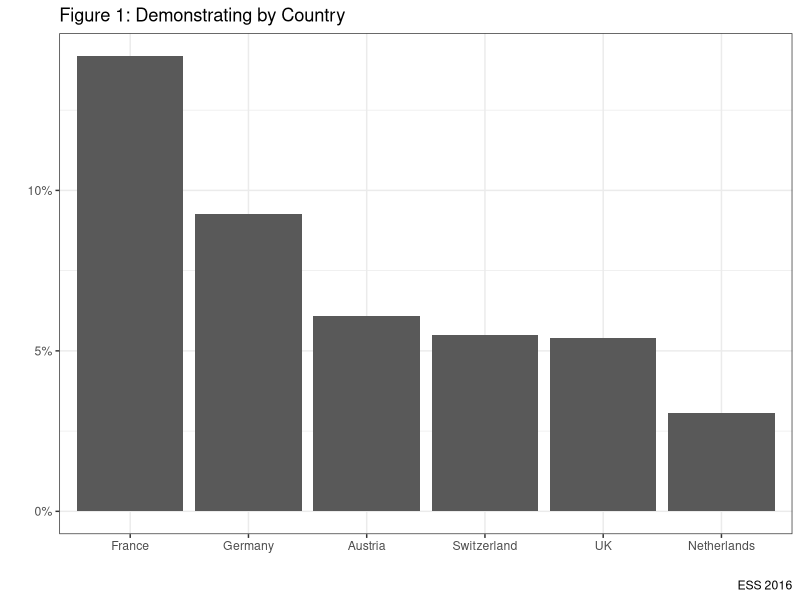
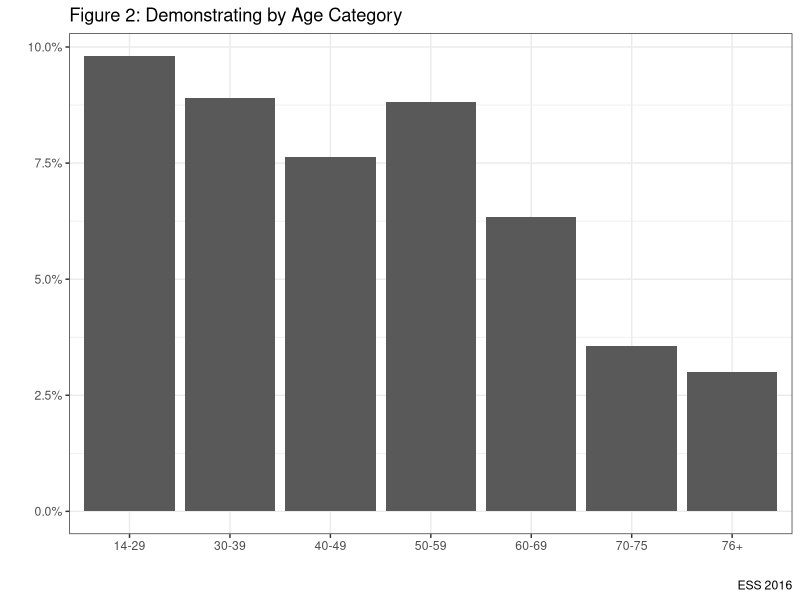
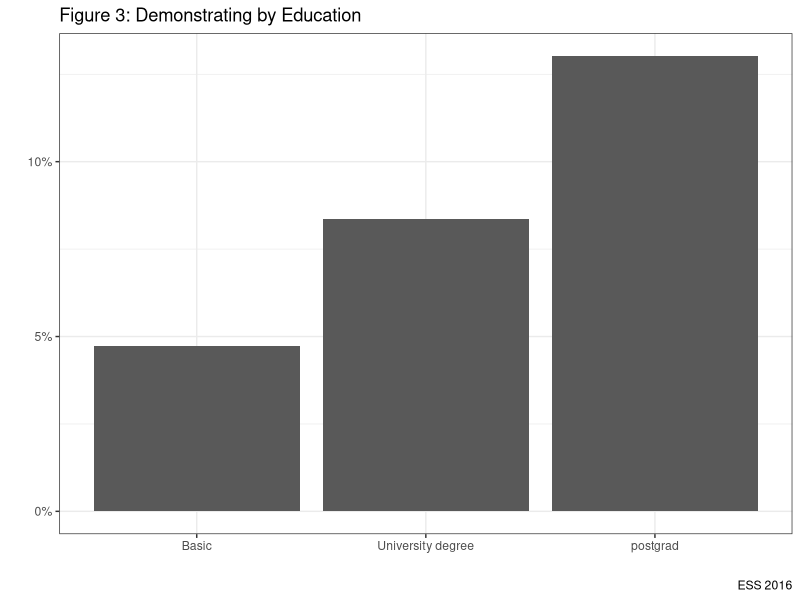
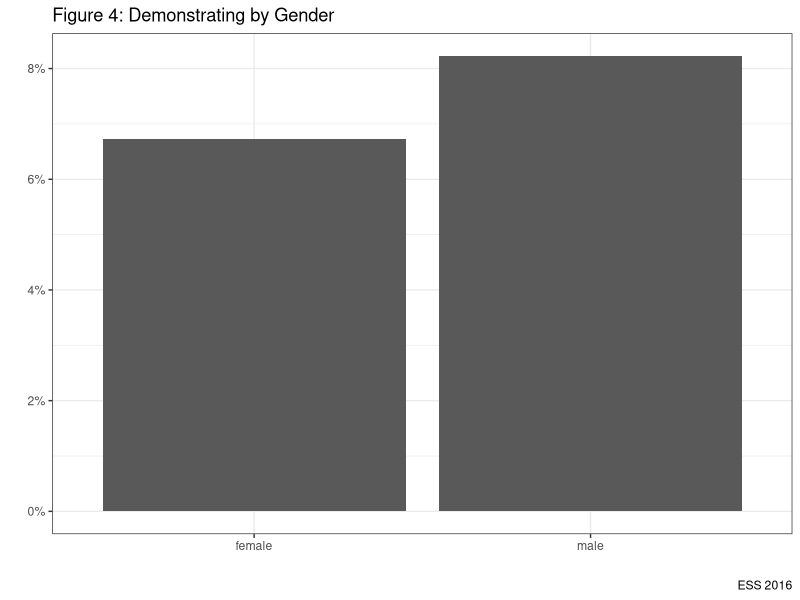
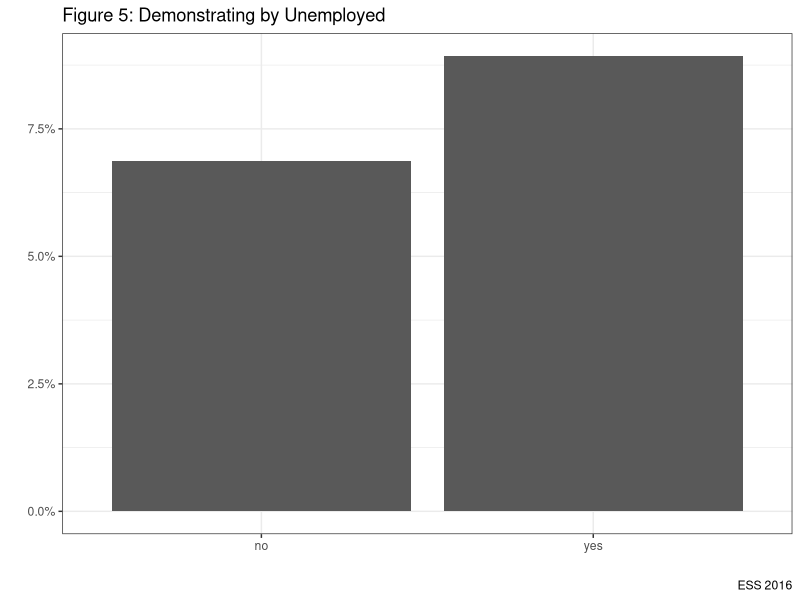
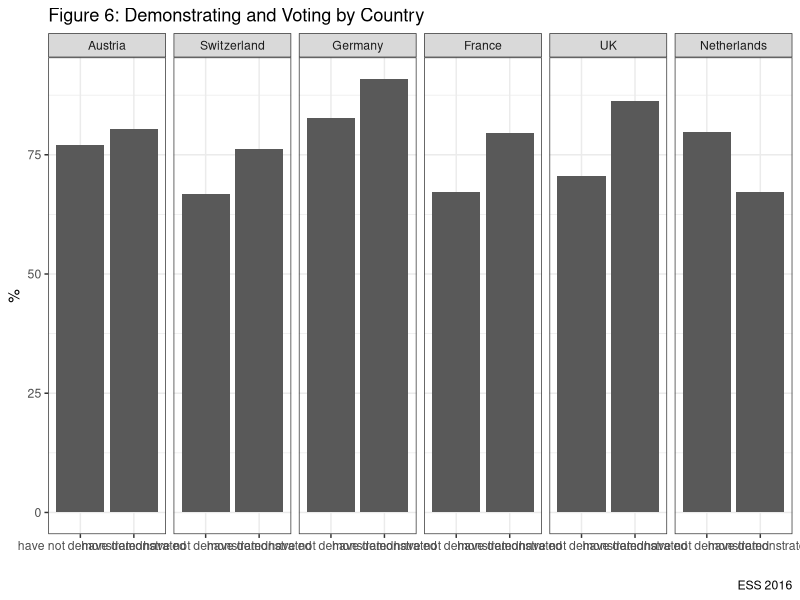
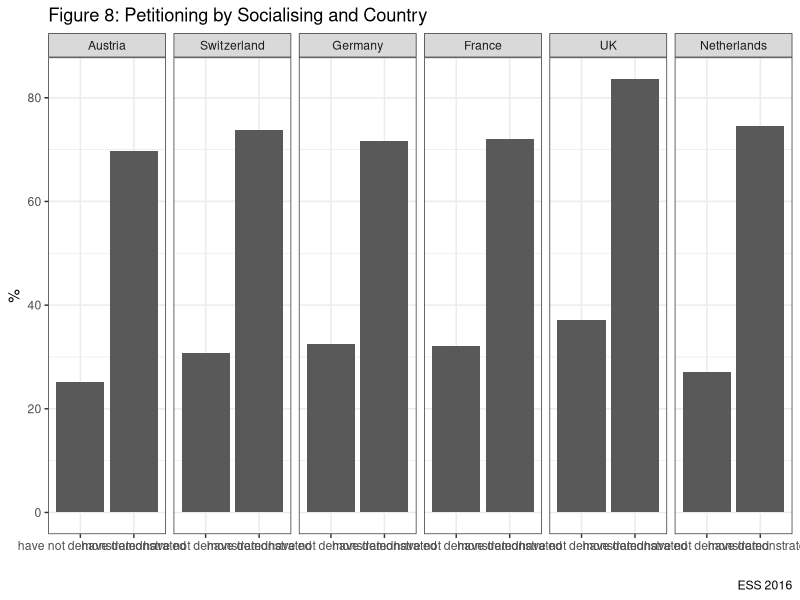
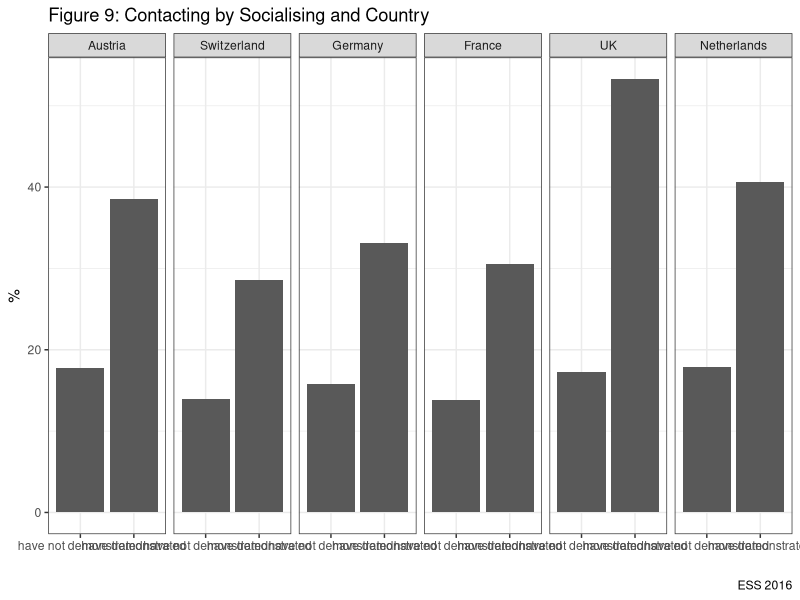

Write R code to recreate these figures, in order.
# In the lecture I argued that demonstrating has expanded and diversified as a form of participation.
# Whilst it was once relatively uncommon, it has now grown in frequency.
# Whilst it was once the preserve of younger and more ideologically extreme males, it is now
# used by a wide demographic.

# This will become clear as we look at the data.

ESS <- foreign::read.dta("data/ESS.dta", convert.factors=TRUE)
attach(ESS)
library(tidyverse)
options(warn = -1)

# Question 1: How common is demonstrating in European democracies?

ESS %>% filter(!is.na(demo)) %>% count(demo) %>%
  mutate(percent = round(n/sum(n)*100, digits=1)) %>%
  knitr::kable("pandoc", caption = "Demonstrating in European Democracies",
  col.names = c('Demonstrating', 'N', '%'), align="lcc")

# Let's break this down by the six countries for which we have data:

ESS %>% filter(!is.na(demo)) %>% group_by(cntry) %>% count(demo) %>%
  mutate(percent = round(n/sum(n)*100, digits=1)) %>%
  knitr::kable("pandoc", caption = "Demonstrating in European Democracies",
  col.names = c('Country', 'Demonstrating', 'N', '%'), align="lccc")

# We can graph this to make it clear

ESS %>% group_by(cntry) %>% filter(!is.na(demo)) %>%
  count(demo) %>% mutate(prop=prop.table(n*100)) %>%
  filter(!demo=="have not demonstrated") %>%
  ggplot(aes(x=reorder(cntry, -prop), y=prop)) +
  geom_bar(stat="identity")+
  labs(x="", y="", title="Figure 1: Demonstrating by Country", caption="ESS 2016")+
  scale_y_continuous(labels=scales::percent)+
  theme_bw()+
  guides(fill=FALSE)

# What is the age pattern of the demonstrators?

ESS %>% group_by(agecat) %>% filter(!is.na(demo), !is.na(agecat)) %>%
  count(demo) %>% mutate(prop=prop.table(n*100)) %>%
  filter(!demo=="have not demonstrated") %>%
  ggplot(aes(x=agecat, y=prop)) +
  geom_bar(stat="identity")+
  labs(x="", y="", title="Figure 2: Demonstrating by Age Category", caption="ESS 2016")+
  scale_y_continuous(labels=scales::percent)+
  theme_bw()+
  guides(fill=FALSE)

# What is the education profile of demonstrators?

ESS %>% group_by(educat) %>% filter(!is.na(demo), !is.na(educat)) %>%
  count(demo) %>% mutate(prop=prop.table(n*100)) %>%
  filter(!demo=="have not demonstrated") %>%
  ggplot(aes(x=educat, y=prop)) +
  geom_bar(stat="identity")+
  labs(x="", y="", title="Figure 3: Demonstrating by Education", caption="ESS 2016")+
  scale_y_continuous(labels=scales::percent)+
  theme_bw()+
  guides(fill=FALSE)

# Males only?

ESS %>% group_by(gender) %>% filter(!is.na(demo), !is.na(gender)) %>%
  count(demo) %>% mutate(prop=prop.table(n*100)) %>%
  filter(!demo=="have not demonstrated") %>%
  ggplot(aes(x=gender, y=prop)) +
  geom_bar(stat="identity")+
  labs(x="", y="", title="Figure 4: Demonstrating by Gender", caption="ESS 2016")+
  scale_y_continuous(labels=scales::percent)+
  theme_bw()+
  guides(fill=FALSE)

ESS %>% group_by(uemp) %>% filter(!is.na(demo), !is.na(uemp)) %>%
  count(demo) %>% mutate(prop=prop.table(n*100)) %>%
  filter(!demo=="have not demonstrated") %>%
  ggplot(aes(x=uemp, y=prop)) +
  geom_bar(stat="identity")+
  labs(x="", y="", title="Figure 5: Demonstrating by Unemployed", caption="ESS 2016")+
  scale_y_continuous(labels=scales::percent)+
  theme_bw()+
  guides(fill=FALSE)

# What does all of the above tell us about demonstrators?


# Question 2: Do demonstrators participate?

ESS %>% filter(!is.na(demo), !is.na(vote1)) %>%
  group_by(demo) %>% count(vote1) %>%
  mutate(prop=n/sum(n)*100) %>%
  filter(!vote1 == "did not vote") %>%
  knitr::kable("pandoc", caption = "Demonstrating and Voting",
  col.names = c('Demonstrating', 'Voting', 'N', 'Percentage'),
  digits=2, align="cccc") %>% print()

ESS %>% filter(!is.na(demo), !is.na(vote1)) %>%
  group_by(demo, cntry) %>% count(vote1) %>%
  mutate(prop=n/sum(n)*100) %>%
  filter(!vote1 == "did not vote") %>%
  ggplot(aes(x=demo, y=prop)) +
  geom_bar(stat="identity", position = "dodge")+
  labs(x="", y="%", title="Figure 6: Demonstrating and Voting by Country", caption="ESS 2016")+
  theme_bw()+
  facet_grid(~cntry)+
  guides(fill=FALSE)

 # Petitioning 

ESS %>% filter(!is.na(demo), !is.na(petition)) %>%
  group_by(demo) %>% count(petition) %>%
  mutate(prop=n/sum(n)*100) %>%
  filter(!petition == "have not signed petition") %>%
  knitr::kable("pandoc", caption = "Demonstrating and Petition",
  col.names = c('Demonstrating', 'Petition', 'N', 'Percentage'),
  digits=2, align="cccc") %>% print()

# Petitioning across countries by demonstrating

ESS %>% filter(!is.na(demo), !is.na(petition)) %>%
  group_by(demo, cntry) %>% count(petition) %>%
  mutate(prop=n/sum(n)*100) %>%
  filter(!petition == "have not signed petition") %>%
  ggplot(aes(x=demo, y=prop)) +
  geom_bar(stat="identity", position = "dodge")+
  labs(x="", y="%", title="Figure 8: Petitioning by Socialising and Country", caption="ESS 2016")+
  theme_bw()+
  facet_grid(~cntry)+
  guides(fill=FALSE)

# Contacting by Demonstrating

ESS %>% filter(!is.na(demo), !is.na(contact)) %>%
  group_by(demo) %>% count(contact) %>%
  mutate(prop=n/sum(n)*100) %>%
  filter(!contact == "have not contacted") %>%
  knitr::kable("pandoc", caption = "Contacting and Petition",
  col.names = c('Demonstrating', 'Contacting', 'N', 'Percentage'),
  digits=2, align="cccc") %>% print()


# Contacting across countries by demonstrating

ESS %>% filter(!is.na(demo), !is.na(contact)) %>%
  group_by(demo, cntry) %>% count(contact) %>%
  mutate(prop=n/sum(n)*100) %>%
  filter(!contact == "have not contacted") %>%
  ggplot(aes(x=demo, y=prop)) +
  geom_bar(stat="identity", position = "dodge")+
  labs(x="", y="%", title="Figure 9: Contacting by Socialising and Country", caption="ESS 2016")+
  theme_bw()+
  facet_grid(~cntry)+
  guides(fill=FALSE)

# So what can we conclude overall about demonstrators? Does it look like it is a small group of people who demonstrate
# or a more homogenous section of the population? 
